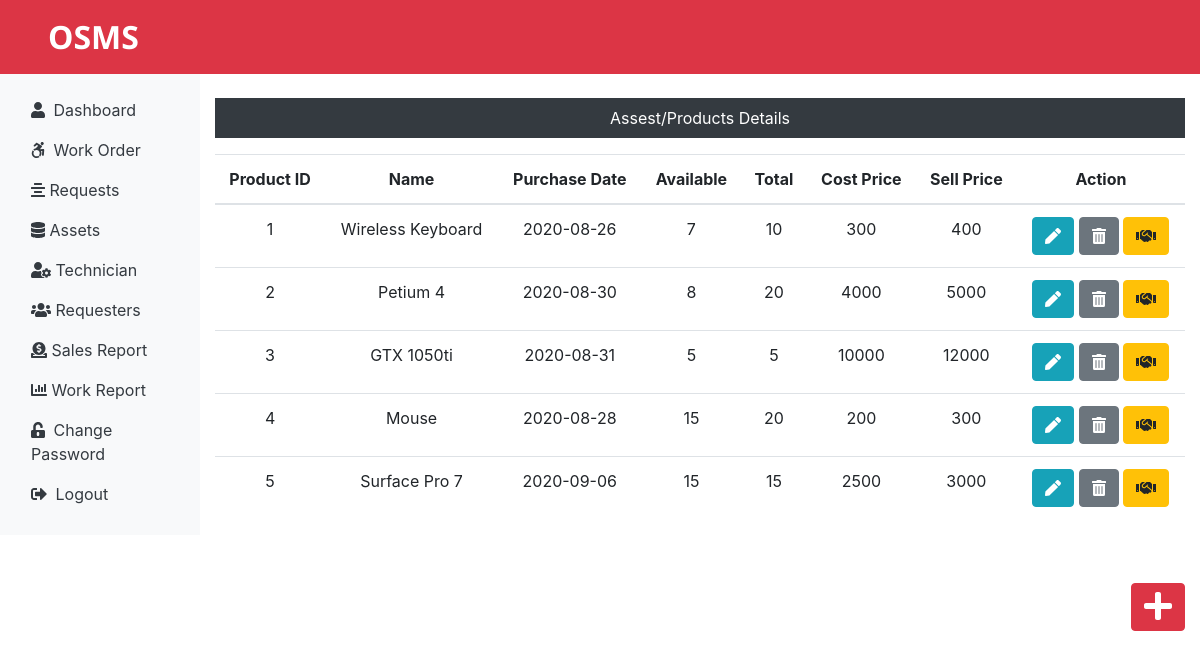
The page /admin/assets.php (signed in) on the database its author committed.
### tables this page shows
CREATE TABLE `assets_tb` (
  `product_id` int(11) NOT NULL,
  `product_name` varchar(100) NOT NULL,
  `product_dop` date NOT NULL,
  `product_avail` int(11) NOT NULL,
  `product_total` int(11) NOT NULL,
  `product_cost` int(11) NOT NULL,
  `sell_price` int(11) NOT NULL
);

### admin/assets.php (the view, shortened to what this page needs)
<?php
include('includes/header.php');
include('../connection.php');
?>
<div class="col-sm-9 col-md-10 mt-4 text-center">
    <p class='bg-dark text-white p-2'>Assest/Products Details</p>
    <?php
        $query = "SELECT * FROM assets_tb";
        $result = mysqli_query($connect, $query);
        $num_rows = mysqli_num_rows($result);
        if($num_rows > 0){
    ?>
    <table class="table text-center">
        <thead>
            <tr>
                <th scope="col">Product ID</th>
                <th scope="col">Name</th>
                <th scope="col">Purchase Date</th>
                <th scope="col">Available</th>
                <th scope="col">Total</th>
                <th scope="col">Cost Price</th>
                <th scope="col">Sell Price</th>
                <th scope="col">Action</th>
            </tr>
        </thead>
        <tbody>
            <?php while($row = mysqli_fetch_assoc($result)){ ?>
                <tr>
                    <td> <?php echo $row['product_id']; ?> </td>
                    <td> <?php echo $row['product_name']; ?> </td>
                    <td> <?php echo $row['product_dop']; ?> </td>
                    <td> <?php echo $row['product_avail']; ?> </td>
                    <td> <?php echo $row['product_total']; ?> </td>
                    <td> <?php echo $row['product_cost']; ?> </td>
                    <td> <?php echo $row['sell_price']; ?> </td>
                    <td>
                        <form action="assetsedit.php" method="POST" class="d-inline">
                            <input type="hidden" name="id" value=" <?php echo $row['product_id']; ?> "><button type="submit" class="btn btn-info" name="edit"><i class="fas fa-pen"></i></button>
                        </form>
                        <form action="" method="POST" class="d-inline">
                          <input type="hidden" name="id" value="<?php echo $row['product_id']; ?>"><button class="btn btn-secondary"><i class="fas fa-trash-alt"></i></button>
                        </form>
                        <form action="assetssell.php" method="POST" class="d-inline">
                            <input type="hidden" name="id" value=" <?php echo $row['product_id']; ?> "><button type="submit" class="btn btn-warning" name="issue"><i class="fas fa-handshake"></i></button>
                        </form>
                    </td>
                </tr>
                <?php  } ?>
        </tbody>
    </table>
<?php  } ?>
</div>
</div>
                 <div class="float-right my-5"><a href="assetsinsert.php" class="btn btn-danger"><i class="fas fa-plus fa-2x"></i></a></div>
        </div>
</body>
</html>

### rows shown on the page
assets_tb: product_id "1", product_name "Wireless Keyboard", product_dop "2020-08-26", product_avail "7", product_total "10", product_cost "300", sell_price "400"
assets_tb: product_id "2", product_name "Petium 4", product_dop "2020-08-30", product_avail "8", product_total "20", product_cost "4000", sell_price "5000"
assets_tb: product_id "3", product_name "GTX 1050ti", product_dop "2020-08-31", product_avail "5", product_total "5", product_cost "10000", sell_price "12000"
assets_tb: product_id "4", product_name "Mouse", product_dop "2020-08-28", product_avail "15", product_total "20", product_cost "200", sell_price "300"
assets_tb: product_id "5", product_name "Surface Pro 7", product_dop "2020-09-06", product_avail "15", product_total "15", product_cost "2500", sell_price "3000"
